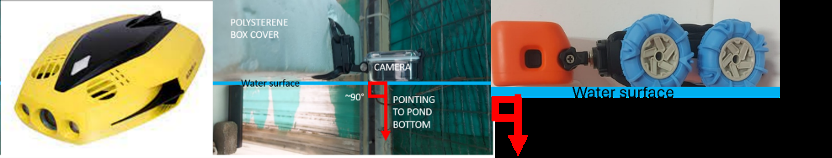
#> input picture images/image.png, 832 x 158 px, found by its file name; its folder holds only this picture in this run
$ python adjust_labels_to_size.py
#> lines starting #> are read from the running program, lines starting #| are printed output that depends on the picture
import cv2
import os
import numpy as np

def resize_image(image_path, target_size=(640, 640)):
    """
    Resize an image to the specified target size.

    Args:
        image_path (str): The path to the image file.
        target_size (tuple, optional): The target size to resize the image to. Defaults to (640, 640).

    Returns:
        numpy.ndarray: The resized image.

    """
#> called with target_size = (640, 640)
    image = cv2.imread(image_path)
#> image is the input picture: shape (158, 832, 3); mean B, G, R 111.1, 121.4, 114.2
    return cv2.resize(image, target_size)
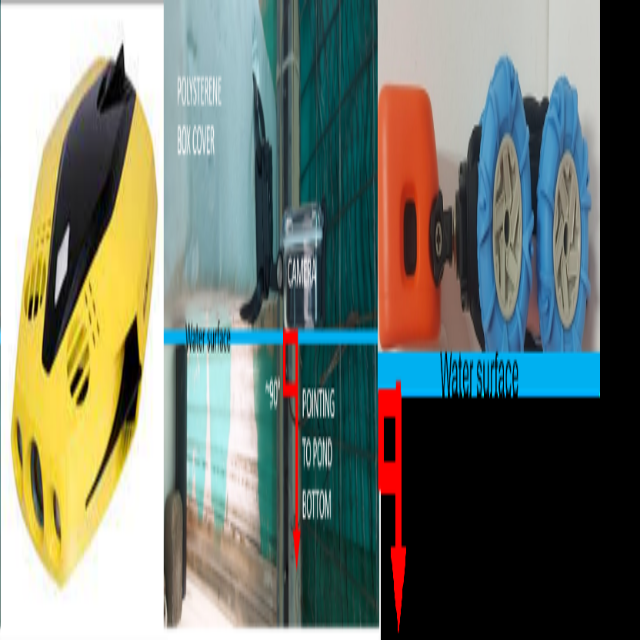
#> returned value: shape (640, 640, 3); mean of channels 0, 1, 2 111, 121.3, 114.2; drawn as B, G, R

def adjust_labels(label_path, orig_size, target_size):
    """
    Adjusts the coordinates in a label file based on the original size and target size.

    Args:
        label_path (str): The path to the label file.
        orig_size (tuple): The original size of the image (width, height).
        target_size (tuple): The target size of the image (width, height).

    Returns:
        list: A list of strings representing the adjusted lines in the label file.
    """
#> (the run stopped early here; a loop or call above may not have finished)
